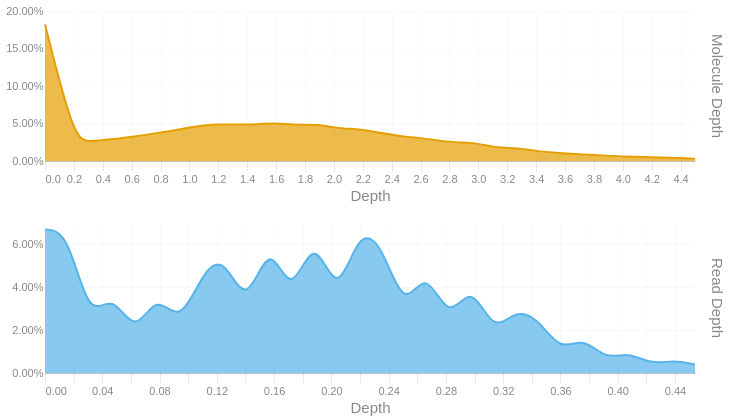

Here is the notebook cell this chart was saved with:
### Code cell
readdep = depth_hist(tb['Read Depth'], q99, 3)
readdep = readdep.with_columns(pl.lit('Read Depth').alias('Metric'))
if not SKIPLR:
    moldep = depth_hist(tb['Molecule Depth'], mol_q99, 1)
    moldep = moldep.with_columns(pl.lit('Molecule Depth').alias('Metric'))
    _hist = pl.concat([readdep, moldep])
    _hist = _hist.filter(pl.col('Proportion') != 0)
    with SafeRender(_hist):
        (
            alt.Chart(_hist)        
            .mark_area(interpolate = "basis")
            .encode(
                x=alt.X('Bin:Q').scale(domainMin=0).axis(alt.Axis(title='Depth')),
                y = alt.Y('Proportion:Q', title = None).axis(format = '.2%'),
                color = alt.Color('Metric:N').legend(None),
                row = alt.Row("Metric:N").header(title = None, labelOrient = 'right'),
                tooltip = [
                    alt.Tooltip("Metric:N", title = "Metric"),
                    alt.Tooltip('Interval:N', title = "Depth Interval"),
                    alt.Tooltip('Proportion:Q', title = "% Alignments").format('.2%')
                ]
            )
            .resolve_scale(x='independent', y='independent')
            .properties(
                height = 150, width = 650,
                usermeta={'embedOptions': {'downloadFileName': f'{samplename}.depth.hist'}}
            )
        ).display()
else:
    readdep = readdep.filter(pl.col('Proportion') != 0)
    with SafeRender(readdep):
        (
            alt.Chart(readdep)        
            .mark_area(interpolate = "basis")
            .encode(
                x=alt.X('Bin:Q').scale(domainMin=0).axis(alt.Axis(title='Depth')),
                y = alt.Y('Proportion:Q', title = None).axis(format = '.2%'),
                tooltip = [
                    alt.Tooltip('Interval:N', title = "Depth Interval"),
                    alt.Tooltip('Proportion:Q', title = "% Alignments").format('.2%')
                ]
            )
            .properties(
                usermeta={'embedOptions': {'downloadFileName': f'{samplename}.depth.hist'}}
            )
        ).display()

### Figure 1 — Vega-Lite specification as saved in the notebook (floating-point values rounded to 4 significant figures)
{"width": 650, "height": 150, "config": {"title": {"anchor": "start", "dy": -15, "fontSize": 18, "color": "#888888", "subtitleColor": "#888888", "subtitleFontSize": 14}, "arc": {"fill": "#0072B2"}, "axis": {"domainColor": "#888888", "domainWidth": 0.5, "gridWidth": 0.2, "grid": false, "titleFontWeight": 400, "titleFontSize": 15, "labelFontSize": 11, "labelColor": "#888888", "tickColor": "#888888", "tickWidth": 0.2, "titleColor": "#888888"}, "axisBand": {"grid": false}, "axisX": {"grid": true, "tickSize": 10, "domainCap": "round"}, "axisY": {"domain": false, "grid": true, "tickSize": 0, "domainCap": "round"}, "background": "transparent", "header": {"labelFontSize": 15, "labelColor": "#888888", "titleFontSize": 15, "titleFontWeight": 600, "titleColor": "#888888"}, "legend": {"labelFont": "sans-serif", "labelFontSize": 12, "labelColor": "#888888", "symbolSize": 100, "symbolType": "circle", "titleFontSize": 12, "titlePadding": 10, "titleColor": "#888888", "title": null}, "range": {"category": ["#E69F00", "#56B4E9", "#009E73", "#F0E442", "#0072B2", "#D55E00", "#CC79A7", "#000000"], "diverging": ["#cfe8f3", "#a2d4ec", "#73bfe2", "#46abdb", "#1696d2", "#12719e"]}, "area": {"fill": "#0072B2", "fillOpacity": 0.7, "line": true, "strokeOpacity": 0.7}, "line": {"color": "#0072B2", "stroke": "#0072B2", "strokeWidth": 2}, "trail": {"color": "#0072B2", "stroke": "#0072B2", "strokeWidth": 0, "size": 1}, "point": {"filled": true, "fillOpacity": 1.0, "size": 95}, "text": {"color": "#888888", "fontSize": 11, "align": "right", "fontWeight": 400, "size": 11}, "bar": {"fill": "#0072B2", "stroke": null}, "view": {"stroke": null, "continuousWidth": 660, "continuousHeight": 400}}, "data": {"name": "data-02481fc6ce1a1fe642cbbff94e4a9c5b"}, "mark": {"type": "area", "interpolate": "basis"}, "encoding": {"color": {"field": "Metric", "legend": null, "type": "nominal"}, "row": {"field": "Metric", "header": {"title": null, "labelOrient": "right"}, "type": "nominal"}, "tooltip": [{"field": "Metric", "title": "Metric", "type": "nominal"}, {"field": "Interval", "title": "Depth Interval", "type": "nominal"}, {"field": "Proportion", "format": ".2%", "title": "% Alignments", "type": "quantitative"}], "x": {"axis": {"title": "Depth"}, "field": "Bin", "scale": {"domainMin": 0}, "type": "quantitative"}, "y": {"axis": {"format": ".2%"}, "field": "Proportion", "title": null, "type": "quantitative"}}, "resolve": {"scale": {"x": "independent", "y": "independent"}}, "usermeta": {"embedOptions": {"downloadFileName": "TF26LRJL0080_5B_10484332_23Y22YLT4_L7.depth.hist"}}, "$schema": "https://vega.github.io/schema/vega-lite/v6.4.1.json", "datasets": {"data-02481fc6ce1a1fe642cbbff94e4a9c5b": [{"Bin": 0.0, "Interval": "0.0-0.016", "Proportion": 0.067, "Metric": "Read Depth"}, {"Bin": 0.016, "Interval": "0.016-0.031", "Proportion": 0.066, "Metric": "Read Depth"}, {"Bin": 0.031, "Interval": "0.031-0.047", "Proportion": 0.024, "Metric": "Read Depth"}, {"Bin": 0.047, "Interval": "0.047-0.063", "Proportion": 0.038, "Metric": "Read Depth"}, {"Bin": 0.063, "Interval": "0.063-0.078", "Proportion": 0.017, "Metric": "Read Depth"}, {"Bin": 0.078, "Interval": "0.078-0.094", "Proportion": 0.038, "Metric": "Read Depth"}, {"Bin": 0.094, "Interval": "0.094-0.11", "Proportion": 0.022, "Metric": "Read Depth"}, {"Bin": 0.11, "Interval": "0.11-0.125", "Proportion": 0.047, "Metric": "Read Depth"}, {"Bin": 0.125, "Interval": "0.125-0.141", "Proportion": 0.055, "Metric": "Read Depth"}, {"Bin": 0.141, "Interval": "0.141-0.157", "Proportion": 0.029, "Metric": "Read Depth"}, {"Bin": 0.157, "Interval": "0.157-0.172", "Proportion": 0.064, "Metric": "Read Depth"}, {"Bin": 0.172, "Interval": "0.172-0.188", "Proportion": 0.033, "Metric": "Read Depth"}, {"Bin": 0.188, "Interval": "0.188-0.204", "Proportion": 0.067, "Metric": "Read Depth"}, {"Bin": 0.204, "Interval": "0.204-0.219", "Proportion": 0.033, "Metric": "Read Depth"}, {"Bin": 0.219, "Interval": "0.219-0.235", "Proportion": 0.067, "Metric": "Read Depth"}, {"Bin": 0.235, "Interval": "0.235-0.251", "Proportion": 0.061, "Metric": "Read Depth"}, {"Bin": 0.251, "Interval": "0.251-0.266", "Proportion": 0.028, "Metric": "Read Depth"}, {"Bin": 0.266, "Interval": "0.266-0.282", "Proportion": 0.05, "Metric": "Read Depth"}, {"Bin": 0.282, "Interval": "0.282-0.298", "Proportion": 0.023, "Metric": "Read Depth"}, {"Bin": 0.298, "Interval": "0.298-0.313", "Proportion": 0.043, "Metric": "Read Depth"}, {"Bin": 0.313, "Interval": "0.313-0.329", "Proportion": 0.018, "Metric": "Read Depth"}, {"Bin": 0.329, "Interval": "0.329-0.345", "Proportion": 0.03, "Metric": "Read Depth"}, {"Bin": 0.345, "Interval": "0.345-0.36", "Proportion": 0.025, "Metric": "Read Depth"}, {"Bin": 0.36, "Interval": "0.36-0.376", "Proportion": 0.01, "Metric": "Read Depth"}, {"Bin": 0.376, "Interval": "0.376-0.392", "Proportion": 0.017, "Metric": "Read Depth"}, {"Bin": 0.392, "Interval": "0.392-0.407", "Proportion": 0.006, "Metric": "Read Depth"}, {"Bin": 0.407, "Interval": "0.407-0.423", "Proportion": 0.01, "Metric": "Read Depth"}, {"Bin": 0.423, "Interval": "0.423-0.439", "Proportion": 0.004, "Metric": "Read Depth"}, {"Bin": 0.439, "Interval": "0.439-0.454", "Proportion": 0.006, "Metric": "Read Depth"}, {"Bin": 0.454, "Interval": "0.454-0.47", "Proportion": 0.004, "Metric": "Read Depth"}, {"Bin": 0.0, "Interval": "0.0-0.2", "Proportion": 0.182, "Metric": "Molecule Depth"}, {"Bin": 0.2, "Interval": "0.2-0.3", "Proportion": 0.03, "Metric": "Molecule Depth"}, {"Bin": 0.3, "Interval": "0.3-0.5", "Proportion": 0.025, "Metric": "Molecule Depth"}, {"Bin": 0.5, "Interval": "0.5-0.6", "Proportion": 0.03, "Metric": "Molecule Depth"}, {"Bin": 0.6, "Interval": "0.6-0.8", "Proportion": 0.032, "Metric": "Molecule Depth"}, {"Bin": 0.8, "Interval": "0.8-0.9", "Proportion": 0.038, "Metric": "Molecule Depth"}, {"Bin": 0.9, "Interval": "0.9-1.1", "Proportion": 0.041, "Metric": "Molecule Depth"}, {"Bin": 1.1, "Interval": "1.1-1.2", "Proportion": 0.048, "Metric": "Molecule Depth"}, {"Bin": 1.2, "Interval": "1.2-1.4", "Proportion": 0.049, "Metric": "Molecule Depth"}, {"Bin": 1.4, "Interval": "1.4-1.6", "Proportion": 0.048, "Metric": "Molecule Depth"}, {"Bin": 1.6, "Interval": "1.6-1.7", "Proportion": 0.051, "Metric": "Molecule Depth"}, {"Bin": 1.7, "Interval": "1.7-1.9", "Proportion": 0.048, "Metric": "Molecule Depth"}, {"Bin": 1.9, "Interval": "1.9-2.0", "Proportion": 0.049, "Metric": "Molecule Depth"}, {"Bin": 2.0, "Interval": "2.0-2.2", "Proportion": 0.044, "Metric": "Molecule Depth"}, {"Bin": 2.2, "Interval": "2.2-2.3", "Proportion": 0.042, "Metric": "Molecule Depth"}, {"Bin": 2.3, "Interval": "2.3-2.5", "Proportion": 0.038, "Metric": "Molecule Depth"}, {"Bin": 2.5, "Interval": "2.5-2.6", "Proportion": 0.032, "Metric": "Molecule Depth"}, {"Bin": 2.6, "Interval": "2.6-2.8", "Proportion": 0.031, "Metric": "Molecule Depth"}, {"Bin": 2.8, "Interval": "2.8-3.0", "Proportion": 0.025, "Metric": "Molecule Depth"}, {"Bin": 3.0, "Interval": "3.0-3.1", "Proportion": 0.024, "Metric": "Molecule Depth"}, {"Bin": 3.1, "Interval": "3.1-3.3", "Proportion": 0.018, "Metric": "Molecule Depth"}, {"Bin": 3.3, "Interval": "3.3-3.4", "Proportion": 0.017, "Metric": "Molecule Depth"}, {"Bin": 3.4, "Interval": "3.4-3.6", "Proportion": 0.013, "Metric": "Molecule Depth"}, {"Bin": 3.6, "Interval": "3.6-3.7", "Proportion": 0.01, "Metric": "Molecule Depth"}, {"Bin": 3.7, "Interval": "3.7-3.9", "Proportion": 0.009, "Metric": "Molecule Depth"}, {"Bin": 3.9, "Interval": "3.9-4.0", "Proportion": 0.007, "Metric": "Molecule Depth"}, {"Bin": 4.0, "Interval": "4.0-4.2", "Proportion": 0.006, "Metric": "Molecule Depth"}, {"Bin": 4.2, "Interval": "4.2-4.4", "Proportion": 0.005, "Metric": "Molecule Depth"}, {"Bin": 4.4, "Interval": "4.4-4.5", "Proportion": 0.004, "Metric": "Molecule Depth"}, {"Bin": 4.5, "Interval": "4.5-4.67", "Proportion": 0.003, "Metric": "Molecule Depth"}]}}
